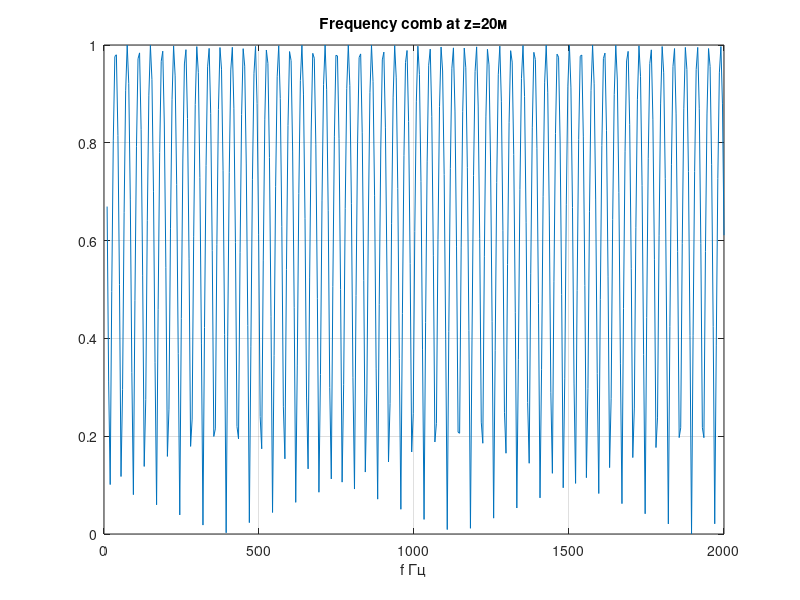

The MATLAB source for this figure:
% Гребёнка Ллойда
% Частотная фильтрация у поверхности

z = 20; r = 500; c = 1500;
fz = linspace(10, 2000, 400);
dp = 2*z*r/sqrt(r^2+z^2);
figure;
plot(fz, abs(cos(pi*fz*dp/c)));
title('Frequency comb at z=20м'); xlabel('f Гц'); grid on;

%{
@play
{
 "title": "Гребёнка Ллойда",
 "groups": [
  {
   "name": "Геометрия",
   "controls": [
    {
     "var": "z",
     "label": "Глубина м",
     "min": 5,
     "max": 100,
     "step": 5,
     "default": 20
    },
    {
     "var": "r",
     "label": "Дистанция м",
     "min": 100,
     "max": 2000,
     "step": 50,
     "default": 500
    }
   ]
  }
 ]
}
%}
